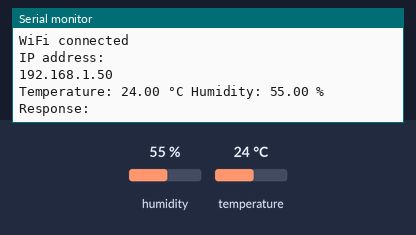
A sketch run on a simulated ESP8266 (NodeMCU). Shown: the last lines printed to the serial monitor. The test bench sets the inputs (shaded band); at power-on: humidity 55 %, temperature 24 °C. WiFi joins after 1.5 s; servers stay silent unless stated; uploads are accepted with an empty reply.

Above: at 2.7 s.
2.8 s: humidity set to 22 %
At 11.91 s:
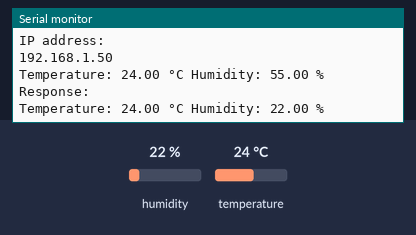
13.0 s: temperature set to 12 °C
At 23.0 s:
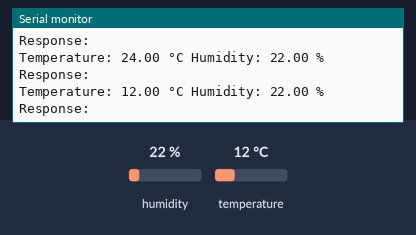
23.2 s: humidity set to 40 %
At 33.0 s:
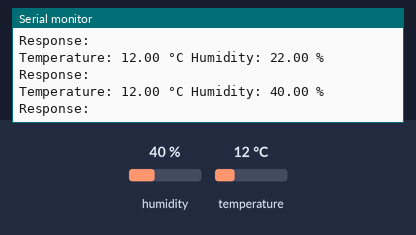
Timing chart, 0 to 34.5 s (numbered marks = the images above; inputs shaded):
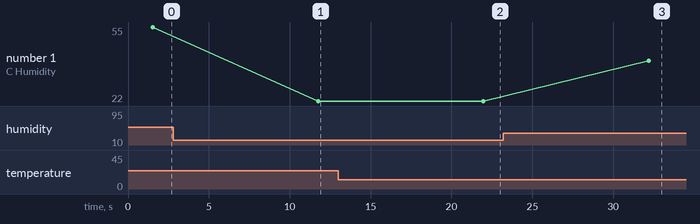

The sketch:

ArduinoCode.ino
```cpp
#include <ESP8266WiFi.h>
#include <DHT.h>
#include <ESP8266HTTPClient.h>

#define DHTPIN D4 // Pin where DHT11 is connected
#define DHTTYPE DHT11 // DHT 11 sensor type

DHT dht(DHTPIN, DHTTYPE);

const char* ssid = "SSID";          // Replace with your WiFi SSID
const char* password = "Password";  // Replace with your WiFi Password

WiFiClient client;

void setup() {
  Serial.begin(115200);
  dht.begin();

  // Connecting to WiFi
  WiFi.begin(ssid, password);
  bool i=false;
  while (WiFi.status() != WL_CONNECTED) {
    delay(500);
    if (i==false){
    Serial.print("Trying to connect to the Wifi");
    i=true;
    }else Serial.print(".");
  }

  Serial.println("");
  Serial.println("WiFi connected");
  Serial.println("IP address: ");
  Serial.println(WiFi.localIP());

}

void loop() {
  float h = dht.readHumidity(); // Read humidity
  float t = dht.readTemperature(); // Read temperature

  if (isnan(h) || isnan(t)) {
    Serial.println("Error reading from DHT sensor!");
    return;
  }

  // Print temperature and humidity to the Serial Monitor
  Serial.print("Temperature: ");
  Serial.print(t);
  Serial.print(" °C ");
  Serial.print("Humidity: ");
  Serial.print(h);
  Serial.println(" %");

  // Send data to Node-RED
  sendDataToNodeRED(t, h);

  delay(10000); // Send data every 10 seconds
}

void sendDataToNodeRED(float temperature, float humidity) {
  if (WiFi.status() == WL_CONNECTED) {
    HTTPClient http;

    // Replace with your Node-RED IP and port
    String serverPath = "http://[YOUR_IP]:1880/your-endpoint";

    // Create JSON data
    String jsonData = "{\"temperature\":";
    jsonData += temperature;
    jsonData += ", \"humidity\":";
    jsonData += humidity;
    jsonData += "}";

    // Initialize HTTPClient with the client and server path
    http.begin(client, serverPath);
    http.addHeader("Content-Type", "application/json"); // Specify content type as JSON

    // Send HTTP POST request
    int httpResponseCode = http.POST(jsonData);

    if (httpResponseCode > 0) {
      // If the request was successful, print the response
      String response = http.getString();
      Serial.println("Response: " + response);
    } else {
      // Print error if there was an issue with the HTTP request
      Serial.println("Error sending HTTP request");
    }

    http.end(); // End the connection
  }
}
```

Measured:
- after the input at 2.8 s, the serial monitor: prints a new line after 8.9 s (image 1)
- after the input at 13.0 s, the serial monitor: prints a new line after 9.0 s (image 2)
- after the input at 23.2 s, the serial monitor: prints a new line after 9.0 s (image 3)
- plotted number 1: 55 → 22 after the input at 2.8 s, 22 → 40 after the input at 23.2 s
